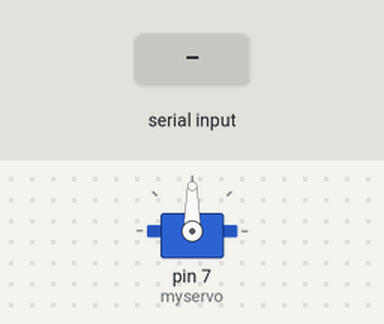
Simulated run of this sketch. Board: Arduino Uno, built with avr-gcc and run on an emulated ATmega328P. Shown: servo. Inputs (shaded band) come from the test bench. What the sketch prints to the serial monitor is not drawn.

Above: at 1.2 s.
1.3 s: "5\n" received over Serial
2.9 s: "90,45\n" received over Serial
Timing chart, 0 to 5.9 s (numbered marks = the images above; inputs shaded):
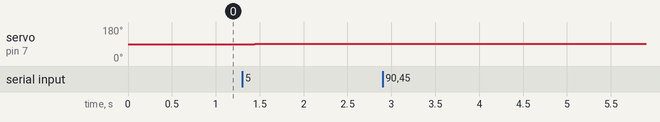

Measured:
- after the input at 1.3 s, servo on pin 7 (myservo): 90° → 92° after 0.14 s
- after the input at 2.9 s, every drawn part: stays the same

The sketch:

Arduino_Sketch_copy_14May.ino
```cpp
#include <Servo.h>

Servo myservo;
int neutralPos = 1520;  // Neutral position in microseconds
String readString;      // String to hold incoming data

void setup() {
  myservo.attach(7, 400, 2600);  // Attach servo to pin 7
  Serial.begin(9600);            // Start serial communication at 9600 baud rate
  Serial.println("Servo control initialized.");
  Serial.println("Awaiting commands.");
  Serial.println("Type an integer to perform a degree rotation.");
}

void performDegreeTurn(int inputMultiplier) { // Add delayMultiplier parameter here
  int degree = inputMultiplier * 28;
  int pulseSpeed = 1500;  // Speed setting for degree rotation
  myservo.writeMicroseconds(pulseSpeed);
  delay(degree);                            // Time for degree turn
  myservo.writeMicroseconds(neutralPos);  // Stop the servo by resetting to neutral
  Serial.println("degree turn executed and stopped.");
  Serial.println("Ready");  // Send confirmation message to ESP32
}

  int degree = 0; // Define the degree variable

void goToZeroDegree() {
  degree = 10080 - degree; // Subtract the current degree from 20160
}


void loop()
{
  while (Serial.available()) {
    char c = Serial.read();  // Read incoming character
    if (isdigit(c)) {        // Check if the character is a digit
      readString += c;       // If so, append it to the readString
    } else if (c == '\n') {  // Check if it's the end of the line
      // If so, process the received number
      int number = readString.toInt();  // Convert the string to an integer
      readString = "";                  // Clear the string for new input

      Serial.println("Received: " + String(number));  // Echo what was received

      // Perform actions based on the received number
      if (0 <= number && number <= 360) {
        goToZeroDegree();
        performDegreeTurn(number); // Pass the number as delayMultiplier
      } else {
        Serial.println("Invalid command. Please type '1500' to execute a degree turn.");
      }
    }
  }
}
```
